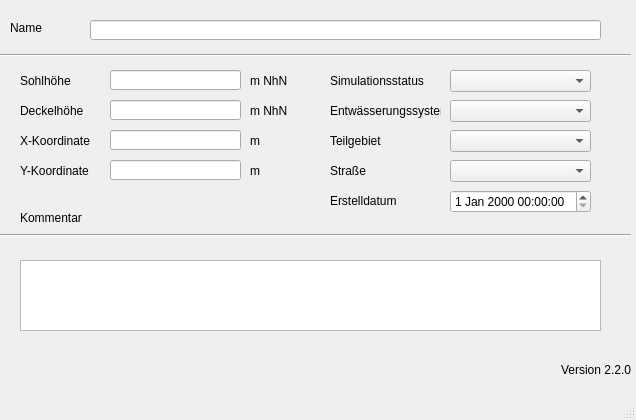
<?xml version="1.0" encoding="UTF-8"?>
<ui version="4.0">
 <class>MainWindow</class>
 <widget class="QMainWindow" name="MainWindow">
  <property name="geometry">
   <rect>
    <x>0</x>
    <y>0</y>
    <width>636</width>
    <height>420</height>
   </rect>
  </property>
  <property name="windowTitle">
   <string>MainWindow</string>
  </property>
  <widget class="QWidget" name="centralwidget">
   <widget class="QLabel" name="label">
    <property name="geometry">
     <rect>
      <x>10</x>
      <y>20</y>
      <width>46</width>
      <height>16</height>
     </rect>
    </property>
    <property name="text">
     <string>Name</string>
    </property>
   </widget>
   <widget class="QLabel" name="label_8">
    <property name="geometry">
     <rect>
      <x>250</x>
      <y>70</y>
      <width>46</width>
      <height>21</height>
     </rect>
    </property>
    <property name="text">
     <string>m NhN</string>
    </property>
   </widget>
   <widget class="QLabel" name="label_11">
    <property name="geometry">
     <rect>
      <x>250</x>
      <y>130</y>
      <width>46</width>
      <height>21</height>
     </rect>
    </property>
    <property name="text">
     <string>m</string>
    </property>
   </widget>
   <widget class="QLabel" name="label_5">
    <property name="geometry">
     <rect>
      <x>20</x>
      <y>100</y>
      <width>71</width>
      <height>21</height>
     </rect>
    </property>
    <property name="text">
     <string>Deckelhöhe</string>
    </property>
   </widget>
   <widget class="QLabel" name="label_6">
    <property name="geometry">
     <rect>
      <x>20</x>
      <y>130</y>
      <width>71</width>
      <height>21</height>
     </rect>
    </property>
    <property name="text">
     <string>X-Koordinate</string>
    </property>
   </widget>
   <widget class="QLabel" name="label_12">
    <property name="geometry">
     <rect>
      <x>250</x>
      <y>160</y>
      <width>46</width>
      <height>21</height>
     </rect>
    </property>
    <property name="text">
     <string>m</string>
    </property>
   </widget>
   <widget class="QLabel" name="label_10">
    <property name="geometry">
     <rect>
      <x>250</x>
      <y>100</y>
      <width>46</width>
      <height>21</height>
     </rect>
    </property>
    <property name="text">
     <string>m NhN</string>
    </property>
   </widget>
   <widget class="QLabel" name="label_9">
    <property name="geometry">
     <rect>
      <x>20</x>
      <y>160</y>
      <width>71</width>
      <height>21</height>
     </rect>
    </property>
    <property name="text">
     <string>Y-Koordinate</string>
    </property>
   </widget>
   <widget class="QLabel" name="label_3">
    <property name="geometry">
     <rect>
      <x>20</x>
      <y>70</y>
      <width>71</width>
      <height>21</height>
     </rect>
    </property>
    <property name="text">
     <string>Sohlhöhe</string>
    </property>
   </widget>
   <widget class="Line" name="line">
    <property name="geometry">
     <rect>
      <x>0</x>
      <y>40</y>
      <width>631</width>
      <height>31</height>
     </rect>
    </property>
    <property name="orientation">
     <enum>Qt::Horizontal</enum>
    </property>
   </widget>
   <widget class="QLabel" name="label_14">
    <property name="geometry">
     <rect>
      <x>20</x>
      <y>210</y>
      <width>81</width>
      <height>16</height>
     </rect>
    </property>
    <property name="text">
     <string>Kommentar</string>
    </property>
   </widget>
   <widget class="Line" name="line_2">
    <property name="geometry">
     <rect>
      <x>0</x>
      <y>220</y>
      <width>631</width>
      <height>31</height>
     </rect>
    </property>
    <property name="orientation">
     <enum>Qt::Horizontal</enum>
    </property>
   </widget>
   <widget class="QLabel" name="label_20">
    <property name="geometry">
     <rect>
      <x>330</x>
      <y>70</y>
      <width>111</width>
      <height>21</height>
     </rect>
    </property>
    <property name="text">
     <string>Simulationsstatus</string>
    </property>
   </widget>
   <widget class="QLabel" name="label_71">
    <property name="geometry">
     <rect>
      <x>330</x>
      <y>190</y>
      <width>71</width>
      <height>21</height>
     </rect>
    </property>
    <property name="text">
     <string>Erstelldatum</string>
    </property>
   </widget>
   <widget class="QLabel" name="label_40">
    <property name="geometry">
     <rect>
      <x>330</x>
      <y>100</y>
      <width>111</width>
      <height>21</height>
     </rect>
    </property>
    <property name="text">
     <string>Entwässerungssystem</string>
    </property>
   </widget>
   <widget class="QLineEdit" name="schnam">
    <property name="geometry">
     <rect>
      <x>90</x>
      <y>20</y>
      <width>511</width>
      <height>20</height>
     </rect>
    </property>
   </widget>
   <widget class="QLineEdit" name="sohlhoehe">
    <property name="geometry">
     <rect>
      <x>110</x>
      <y>70</y>
      <width>131</width>
      <height>20</height>
     </rect>
    </property>
   </widget>
   <widget class="QLineEdit" name="deckelhoehe">
    <property name="geometry">
     <rect>
      <x>110</x>
      <y>100</y>
      <width>131</width>
      <height>20</height>
     </rect>
    </property>
   </widget>
   <widget class="QLineEdit" name="xsch">
    <property name="geometry">
     <rect>
      <x>110</x>
      <y>130</y>
      <width>131</width>
      <height>20</height>
     </rect>
    </property>
   </widget>
   <widget class="QLineEdit" name="ysch">
    <property name="geometry">
     <rect>
      <x>110</x>
      <y>160</y>
      <width>131</width>
      <height>20</height>
     </rect>
    </property>
   </widget>
   <widget class="QComboBox" name="simstatus">
    <property name="geometry">
     <rect>
      <x>450</x>
      <y>70</y>
      <width>141</width>
      <height>22</height>
     </rect>
    </property>
   </widget>
   <widget class="QComboBox" name="entwart">
    <property name="geometry">
     <rect>
      <x>450</x>
      <y>100</y>
      <width>141</width>
      <height>22</height>
     </rect>
    </property>
   </widget>
   <widget class="QTextEdit" name="kommentar">
    <property name="geometry">
     <rect>
      <x>20</x>
      <y>260</y>
      <width>581</width>
      <height>71</height>
     </rect>
    </property>
   </widget>
   <widget class="QLabel" name="label_2">
    <property name="geometry">
     <rect>
      <x>330</x>
      <y>160</y>
      <width>46</width>
      <height>21</height>
     </rect>
    </property>
    <property name="text">
     <string>Straße</string>
    </property>
   </widget>
   <widget class="QComboBox" name="strasse">
    <property name="geometry">
     <rect>
      <x>450</x>
      <y>160</y>
      <width>141</width>
      <height>22</height>
     </rect>
    </property>
   </widget>
   <widget class="QgsDateTimeEdit" name="createdat">
    <property name="geometry">
     <rect>
      <x>450</x>
      <y>190</y>
      <width>141</width>
      <height>23</height>
     </rect>
    </property>
   </widget>
   <widget class="QLabel" name="label_13">
    <property name="geometry">
     <rect>
      <x>330</x>
      <y>130</y>
      <width>71</width>
      <height>21</height>
     </rect>
    </property>
    <property name="text">
     <string>Teilgebiet</string>
    </property>
    <property name="buddy">
     <cstring>simstatus</cstring>
    </property>
   </widget>
   <widget class="QComboBox" name="teilgebiet">
    <property name="geometry">
     <rect>
      <x>450</x>
      <y>130</y>
      <width>141</width>
      <height>22</height>
     </rect>
    </property>
   </widget>
   <widget class="QLabel" name="lb_version">
    <property name="geometry">
     <rect>
      <x>560</x>
      <y>360</y>
      <width>71</width>
      <height>20</height>
     </rect>
    </property>
    <property name="toolTip">
     <string>Version QKan Import</string>
    </property>
    <property name="text">
     <string>Version 2.2.0</string>
    </property>
    <property name="alignment">
     <set>Qt::AlignRight|Qt::AlignTrailing|Qt::AlignVCenter</set>
    </property>
   </widget>
  </widget>
  <widget class="QMenuBar" name="menubar">
   <property name="geometry">
    <rect>
     <x>0</x>
     <y>0</y>
     <width>636</width>
     <height>21</height>
    </rect>
   </property>
  </widget>
  <widget class="QStatusBar" name="statusbar"/>
 </widget>
 <customwidgets>
  <customwidget>
   <class>QgsDateTimeEdit</class>
   <extends>QDateTimeEdit</extends>
   <header>qgsdatetimeedit.h</header>
  </customwidget>
 </customwidgets>
 <tabstops>
  <tabstop>schnam</tabstop>
  <tabstop>sohlhoehe</tabstop>
  <tabstop>deckelhoehe</tabstop>
  <tabstop>xsch</tabstop>
  <tabstop>ysch</tabstop>
  <tabstop>simstatus</tabstop>
  <tabstop>entwart</tabstop>
  <tabstop>strasse</tabstop>
  <tabstop>createdat</tabstop>
  <tabstop>kommentar</tabstop>
 </tabstops>
 <resources/>
 <connections/>
</ui>
